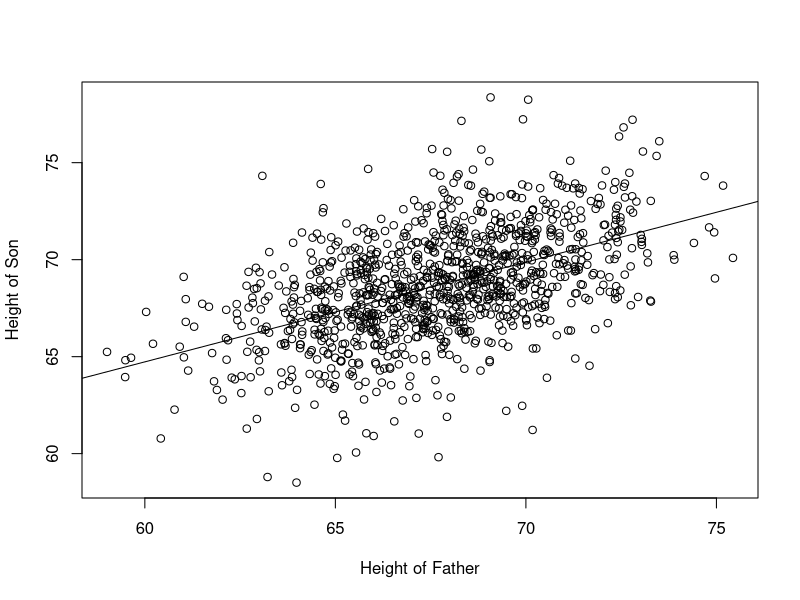

Write R code to recreate this figure.
data<-read.csv("pearson.csv")
y<-data$son
x<-data$father

r=cor(x,y)
print(r)

lm=lm(y~x)

pdf("1.pdf")
plot(x,y,ylab="Height of Son",xlab="Height of Father")
abline(lm)
dev.off()

print(summary(lm))